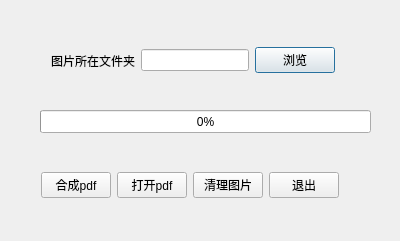
<?xml version="1.0" encoding="UTF-8"?>
<ui version="4.0">
 <class>jpgmerge</class>
 <widget class="QDialog" name="jpgmerge">
  <property name="geometry">
   <rect>
    <x>0</x>
    <y>0</y>
    <width>400</width>
    <height>241</height>
   </rect>
  </property>
  <property name="windowTitle">
   <string>jpgmerge</string>
  </property>
  <widget class="QProgressBar" name="progressBar">
   <property name="geometry">
    <rect>
     <x>40</x>
     <y>110</y>
     <width>331</width>
     <height>23</height>
    </rect>
   </property>
   <property name="value">
    <number>0</number>
   </property>
  </widget>
  <widget class="QWidget" name="layoutWidget">
   <property name="geometry">
    <rect>
     <x>40</x>
     <y>30</y>
     <width>306</width>
     <height>61</height>
    </rect>
   </property>
   <layout class="QHBoxLayout" name="horizontalLayout_2">
    <item>
     <widget class="QLabel" name="label">
      <property name="text">
       <string>图片所在文件夹</string>
      </property>
     </widget>
    </item>
    <item>
     <widget class="QLineEdit" name="lineEdit"/>
    </item>
    <item>
     <widget class="QPushButton" name="pushButton_3">
      <property name="text">
       <string>浏览</string>
      </property>
     </widget>
    </item>
   </layout>
  </widget>
  <widget class="QWidget" name="">
   <property name="geometry">
    <rect>
     <x>30</x>
     <y>160</y>
     <width>320</width>
     <height>51</height>
    </rect>
   </property>
   <layout class="QHBoxLayout" name="horizontalLayout">
    <item>
     <widget class="QPushButton" name="pushButton">
      <property name="text">
       <string>合成pdf</string>
      </property>
     </widget>
    </item>
    <item>
     <widget class="QPushButton" name="pushButton_4">
      <property name="text">
       <string>打开pdf</string>
      </property>
     </widget>
    </item>
    <item>
     <widget class="QPushButton" name="pushButton_5">
      <property name="text">
       <string>清理图片</string>
      </property>
     </widget>
    </item>
    <item>
     <widget class="QPushButton" name="pushButton_2">
      <property name="text">
       <string>退出</string>
      </property>
     </widget>
    </item>
   </layout>
  </widget>
 </widget>
 <layoutdefault spacing="6" margin="11"/>
 <resources/>
 <connections/>
</ui>
